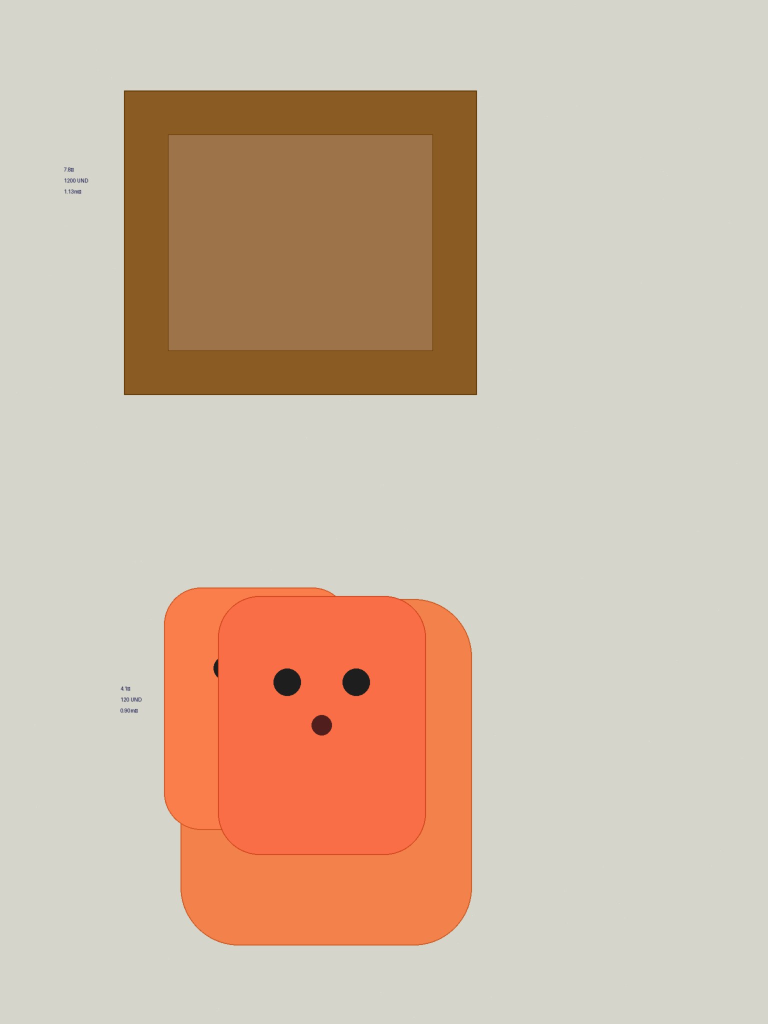
#> input picture dataset/images/train/yiwu_0001.jpg, 1536 x 2048 px (shown at 1/2 size)
$ python -i smart_crop.py   (imports and definitions only)
#> lines starting #> are read from the running program, lines starting #| are printed output that depends on the picture; after the words box and inside, x2 and y2 are one past the last pixel; in counts of white or black regions, pixels touching at a corner belong together
"""
EMFOX OMS v3.0 - Smart Crop Module (AI-Enhanced with Local Vision)
===================================================================
Enhanced product detection pipeline:
  1. Ollama Vision (moondream) — local AI bounding box detection (0 API cost)
  2. Gemini AI bboxes (if available from upstream)
  3. OpenCV multi-strategy contour detection
  4. Intelligent grid splitting
  5. Full-image thumbnail fallback

Optimized for: 2GB VRAM (MX230) + 32GB RAM
"""

import os
import json
import uuid
import base64
import subprocess
from pathlib import Path
from typing import List, Optional, Tuple

import numpy as np
from PIL import Image as PILImage, ImageFilter, ImageEnhance

from app.config import settings

# Try imports
try:
    import cv2
    HAS_CV2 = True
except ImportError:
    HAS_CV2 = False
    print("[CROP] OpenCV not available")

try:
    import requests as http_requests
    HAS_REQUESTS = True
except ImportError:
    HAS_REQUESTS = False

# [1 line that did not run here, left out]
# [1 line not run here, left out]

THUMB_MAX = (400, 400)

# Ollama config (from settings)
try:
    from app.config import settings as _settings
    OLLAMA_URL = _settings.ollama_url
    OLLAMA_VISION_MODEL = _settings.ollama_vision_model
except Exception:
    OLLAMA_URL = os.getenv("OLLAMA_URL", "http://localhost:11434")
    OLLAMA_VISION_MODEL = os.getenv("OLLAMA_VISION_MODEL", "moondream")


# ============================================================
# OLLAMA VISION - LOCAL AI DETECTION (FREE, NO API COST)
# ============================================================
# [117 lines left out: functions _detect_with_ollama_vision, _parse_bbox_json, not called in this run]


# ============================================================
# OPENCV DETECTION PIPELINE (multi-strategy, unchanged)
# ============================================================
def _detect_contours(img_cv, expected_count: int = 0) -> List[Tuple[int, int, int, int]]:
    """Multi-strategy contour detection for warehouse/showroom photos."""
    gray = cv2.cvtColor(img_cv, cv2.COLOR_BGR2GRAY)
    h, w = gray.shape[:2]
    min_area = int(h * w * 0.02)
    max_area = int(h * w * 0.80)
    min_dim = min(h, w) // 10

    best_bboxes: List[Tuple[int, int, int, int]] = []
    best_score = -1

    def _score(bboxes, target):
        if target <= 0:
            return len(bboxes)
        if len(bboxes) == target:
            return 10000 + len(bboxes)
        return len(bboxes) - abs(len(bboxes) - target) * 2

    # Strategy 1: Canny edge detection
    canny_params = [
        (5, 30, 90, 2), (7, 40, 120, 3), (5, 50, 150, 2),
        (9, 20, 80, 4), (7, 60, 180, 2), (11, 30, 100, 3),
    ]
    for blur_k, canny_lo, canny_hi, dilate_it in canny_params:
        blurred = cv2.GaussianBlur(gray, (blur_k, blur_k), 0)
        edges = cv2.Canny(blurred, canny_lo, canny_hi)
        kernel = np.ones((5, 5), np.uint8)
        dilated = cv2.dilate(edges, kernel, iterations=dilate_it)
        closed = cv2.morphologyEx(dilated, cv2.MORPH_CLOSE, kernel, iterations=2)
        contours, _ = cv2.findContours(closed, cv2.RETR_EXTERNAL, cv2.CHAIN_APPROX_SIMPLE)
        bboxes = _filter_bboxes(contours, min_area, max_area, min_dim, w, h)
        bboxes = _nms_bboxes(bboxes, 0.35)
        score = _score(bboxes, expected_count)
        if score > best_score:
            best_score = score
            best_bboxes = bboxes
        if expected_count > 0 and len(bboxes) == expected_count:
            break

    # Strategy 2: Otsu thresholding
    blurred = cv2.GaussianBlur(gray, (7, 7), 0)
    _, thresh = cv2.threshold(blurred, 0, 255, cv2.THRESH_BINARY_INV + cv2.THRESH_OTSU)
    kernel = np.ones((7, 7), np.uint8)
    closed = cv2.morphologyEx(thresh, cv2.MORPH_CLOSE, kernel, iterations=3)
    contours, _ = cv2.findContours(closed, cv2.RETR_EXTERNAL, cv2.CHAIN_APPROX_SIMPLE)
    otsu_bboxes = _filter_bboxes(contours, min_area, max_area, min_dim, w, h)
    otsu_bboxes = _nms_bboxes(otsu_bboxes, 0.35)
    score = _score(otsu_bboxes, expected_count)
    if score > best_score:
        best_score = score
        best_bboxes = otsu_bboxes

    # Strategy 3: Adaptive thresholding
    adaptive = cv2.adaptiveThreshold(
        cv2.GaussianBlur(gray, (11, 11), 0), 255,
        cv2.ADAPTIVE_THRESH_GAUSSIAN_C, cv2.THRESH_BINARY_INV, 21, 5
    )
    kernel = np.ones((9, 9), np.uint8)
    closed = cv2.morphologyEx(adaptive, cv2.MORPH_CLOSE, kernel, iterations=4)
    contours, _ = cv2.findContours(closed, cv2.RETR_EXTERNAL, cv2.CHAIN_APPROX_SIMPLE)
    adapt_bboxes = _filter_bboxes(contours, min_area, max_area, min_dim, w, h)
    adapt_bboxes = _nms_bboxes(adapt_bboxes, 0.35)
    score = _score(adapt_bboxes, expected_count)
    if score > best_score:
        best_score = score
        best_bboxes = adapt_bboxes

    # Strategy 4: Color-based (HSV saturation)
    hsv = cv2.cvtColor(img_cv, cv2.COLOR_BGR2HSV)
    _, sat_thresh = cv2.threshold(hsv[:, :, 1], 50, 255, cv2.THRESH_BINARY)
    kernel = np.ones((9, 9), np.uint8)
    sat_closed = cv2.morphologyEx(sat_thresh, cv2.MORPH_CLOSE, kernel, iterations=4)
    contours, _ = cv2.findContours(sat_closed, cv2.RETR_EXTERNAL, cv2.CHAIN_APPROX_SIMPLE)
    sat_bboxes = _filter_bboxes(contours, min_area, max_area, min_dim, w, h)
    sat_bboxes = _nms_bboxes(sat_bboxes, 0.35)
    score = _score(sat_bboxes, expected_count)
    if score > best_score:
        best_bboxes = sat_bboxes

    row_height = max(1, h // 4)
    best_bboxes.sort(key=lambda b: (b[1] // row_height, b[0]))
    print(f"[CROP] OpenCV detected {len(best_bboxes)} regions (expected {expected_count})")
    return best_bboxes


def _filter_bboxes(contours, min_area, max_area, min_dim, img_w, img_h):
    bboxes = []
    for cnt in contours:
        area = cv2.contourArea(cnt)
        if area < min_area or area > max_area:
            continue
        x, y, bw, bh = cv2.boundingRect(cnt)
        if bw < min_dim or bh < min_dim:
            continue
        aspect = max(bw, bh) / max(min(bw, bh), 1)
        if aspect > 6:
            continue
        bboxes.append((x, y, bw, bh))
    return bboxes


def _nms_bboxes(bboxes, overlap_thresh=0.35):
    if not bboxes:
        return []
    boxes = np.array(bboxes)
    x1, y1 = boxes[:, 0], boxes[:, 1]
    x2, y2 = x1 + boxes[:, 2], y1 + boxes[:, 3]
    areas = boxes[:, 2] * boxes[:, 3]
    indices = np.argsort(areas)[::-1]
    keep = []
    while len(indices) > 0:
        i = indices[0]
        keep.append(i)
        if len(indices) == 1:
            break
        xx1 = np.maximum(x1[i], x1[indices[1:]])
        yy1 = np.maximum(y1[i], y1[indices[1:]])
        xx2 = np.minimum(x2[i], x2[indices[1:]])
        yy2 = np.minimum(y2[i], y2[indices[1:]])
        inter = np.maximum(0, xx2 - xx1) * np.maximum(0, yy2 - yy1)
        iou = inter / np.minimum(areas[i], areas[indices[1:]])
        remaining = np.where(iou <= overlap_thresh)[0]
        indices = indices[remaining + 1]
    return [bboxes[i] for i in keep]


# ============================================================
# GRID SPLITTING
# ============================================================
# [416 lines left out: functions _grid_split, crop_product_from_bbox, _is_good_bbox, detect_and_crop_products, _save_crop_cv, manual_crop and 2 more, not called in this run]

>>> import cv2
>>> picture = cv2.imread('../../../dataset/images/train/yiwu_0001.jpg')
#> picture is the input picture: shape (2048, 1536, 3); mean B, G, R 165.3, 185.2, 208
>>> result = _detect_contours(picture)
#> the loop in _detect_contours, `for blur_k, canny_lo, canny_hi, dilate_it in canny_params:` made 6 passes
#> (x1 in _nms_bboxes, y1 in _nms_bboxes, x2 in _nms_bboxes, y2 in _nms_bboxes, areas in _nms_bboxes, best_score, best_bboxes) on pass 1: ([323, 243], [1170, 176], [949, 959], [1896, 795], [454476, 443204], 2, [(323, 1170, 626, 726), (243, 176, 716, 619)])
#> pass 1, in _detect_contours, `dilated = cv2.dilate(edges, kernel, iterations=dilate_it)`:
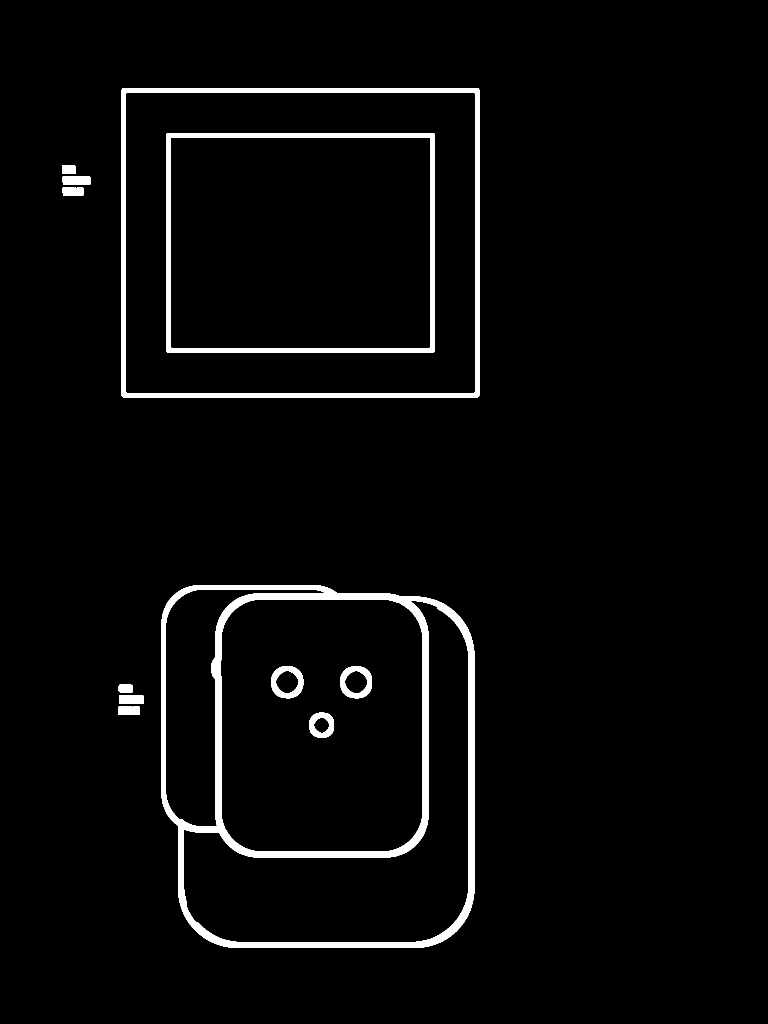
#> dilated: shape (2048, 1536) (shown at 1/2 size); 3.2% white; 12 white regions, largest, box (x1, y1, x2, y2) and area: (323, 1170, 949, 1896) 49609, (243, 176, 959, 795) 23698, (333, 266, 869, 705) 17226
#> after the loop in _detect_contours, `for blur_k, canny_lo, canny_hi, dilate_it in canny_params:`:
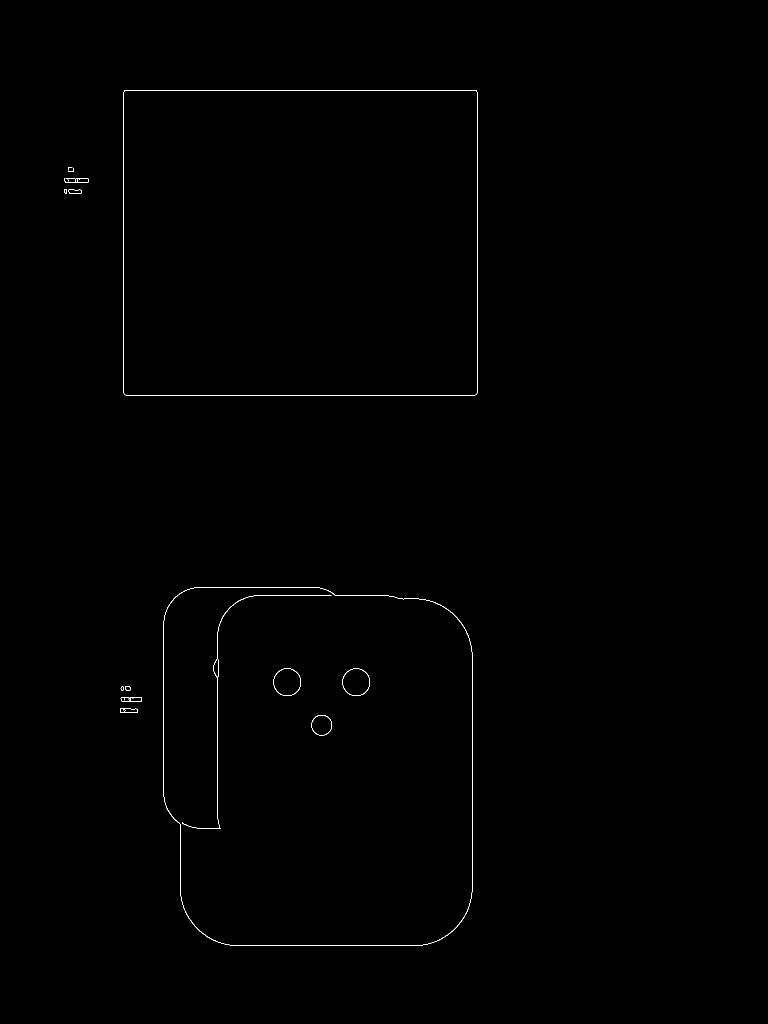
#> edges: shape (2048, 1536) (shown at 1/2 size); 0.23% white in thin lines or dots, all inside (x1, y1, x2, y2) = (128, 180, 955, 1892)
#> after the loop in _detect_contours, `for blur_k, canny_lo, canny_hi, dilate_it in canny_params:`: best_score = 2
#> in _detect_contours, `contours, _ = cv2.findContours(closed, cv2.RETR_EXTERNAL, cv2.CHAIN_AP..`: contours = 4 contours; box (x1, y1, x2, y2) and area: (247, 180, 955, 791) 431262, (328, 1175, 944, 1891) 415530, (130, 335, 176, 388) 1376, (241, 1373, 283, 1426) 1362
#> in _detect_contours, `otsu_bboxes = _filter_bboxes(contours, min_area, max_area, min_dim, w,..`: otsu_bboxes = [(328, 1175, 616, 716), (247, 180, 708, 611)]
#> in _detect_contours, `closed = cv2.morphologyEx(adaptive, cv2.MORPH_CLOSE, kernel, iteration..`:
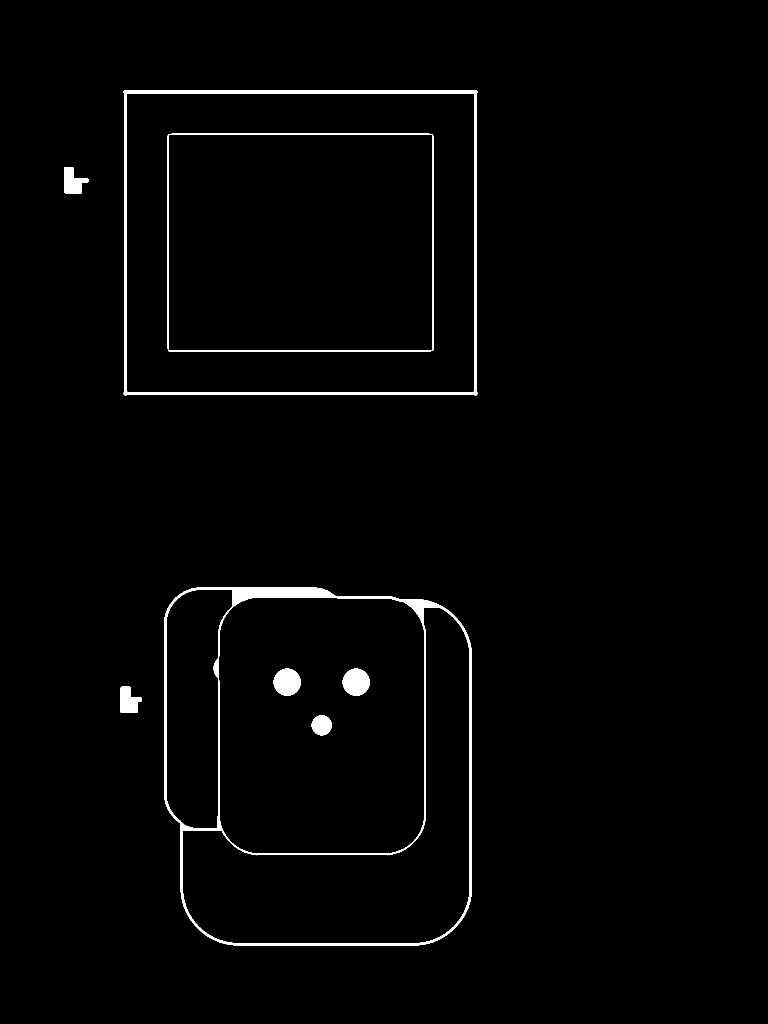
#> closed: shape (2048, 1536) (shown at 1/2 size); 1.6% white; 8 white regions
#> in _detect_contours, `contours, _ = cv2.findContours(closed, cv2.RETR_EXTERNAL, cv2.CHAIN_AP..`: contours = 4 contours; box (x1, y1, x2, y2) and area: (247, 180, 955, 791) 428672, (328, 1175, 944, 1891) 415548, (128, 334, 177, 388) 1571, (240, 1372, 284, 1426) 1524
#> in _detect_contours, `adapt_bboxes = _filter_bboxes(contours, min_area, max_area, min_dim, w..`: adapt_bboxes = [(328, 1175, 616, 716), (247, 180, 708, 611)]
#> in _detect_contours, `sat_closed = cv2.morphologyEx(sat_thresh, cv2.MORPH_CLOSE, kernel, ite..`:
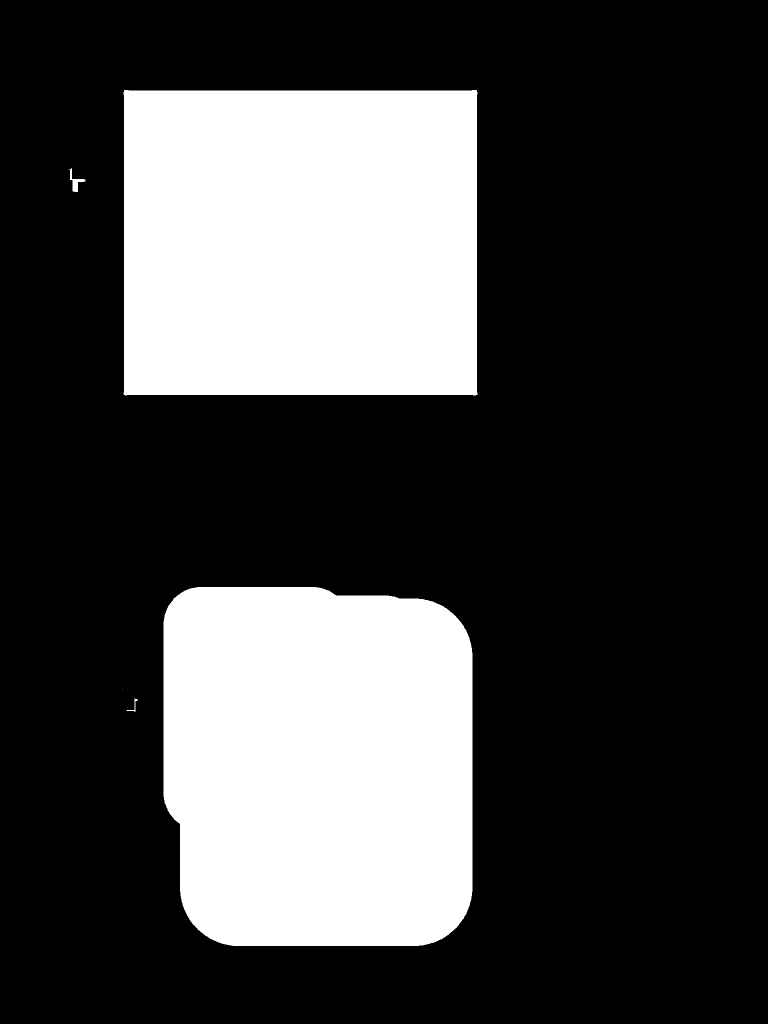
#> sat_closed: shape (2048, 1536) (shown at 1/2 size); 27% white; 5 white regions (1 under 20 px)
#> in _detect_contours, `contours, _ = cv2.findContours(sat_closed, cv2.RETR_EXTERNAL, cv2.CHAI..`: contours = 5 contours, 1 with area under 20; largest, box (x1, y1, x2, y2) and area: (247, 180, 955, 791) 428686, (327, 1174, 945, 1892) 417894, (137, 336, 171, 384) 386, (253, 1396, 275, 1424) 56
#> in _detect_contours, `sat_bboxes = _filter_bboxes(contours, min_area, max_area, min_dim, w, h)`: sat_bboxes = [(327, 1174, 618, 718), (247, 180, 708, 611)]
#| [CROP] OpenCV detected 2 regions (expected 0)
#> result = [(243, 176, 716, 619), (323, 1170, 626, 726)]

$ run again, on dataset/images/val/yiwu_0001.jpg
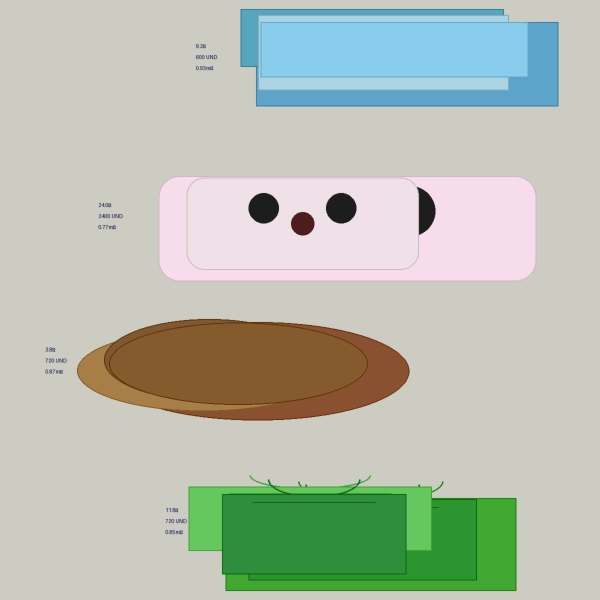
#> input picture dataset/images/val/yiwu_0001.jpg, 1200 x 1200 px (shown at 1/2 size)
#> picture is the input picture: shape (1200, 1200, 3); mean B, G, R 176, 190.6, 182
#> the loop in _detect_contours, `for blur_k, canny_lo, canny_hi, dilate_it in canny_params:` made 6 passes
#> (x1 in _nms_bboxes, y1 in _nms_bboxes, x2 in _nms_bboxes, y2 in _nms_bboxes, areas in _nms_bboxes, score, best_score) on pass 1: ([326, 149, 315, 476], [946, 633, 349, 13], [1038, 824, 1075, 1122], [1187, 846, 565, 218], [171592, 143775, 164160, 132430], 4, 4)
#> after the loop in _detect_contours, `for blur_k, canny_lo, canny_hi, dilate_it in canny_params:`:
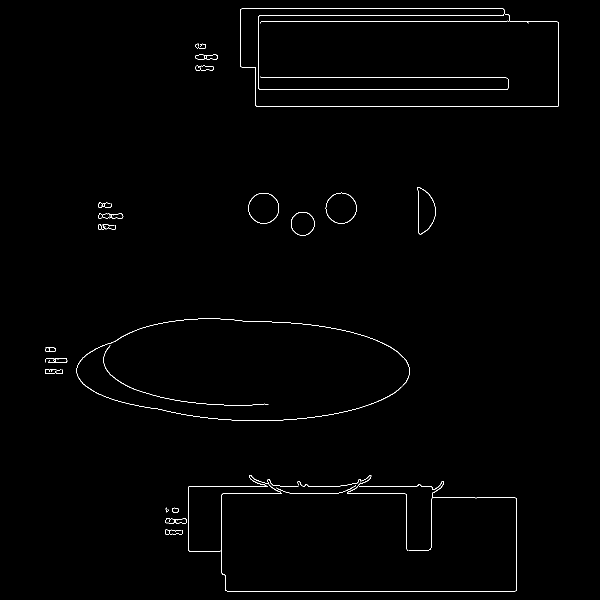
#> edges: shape (1200, 1200) (shown at 1/2 size); 0.74% white in thin lines or dots, all inside (x1, y1, x2, y2) = (90, 17, 1118, 1183)
#> after the loop in _detect_contours, `for blur_k, canny_lo, canny_hi, dilate_it in canny_params:`: best_score = 4
#> thresh: shape (1200, 1200); 18.8% white; 42 white regions (12 under 20 px), largest, box (x1, y1, x2, y2) and area: (377, 959, 1033, 1182) 113985, (154, 637, 820, 842) 105095, (481, 18, 1117, 213) 38897
#> in _detect_contours, `contours, _ = cv2.findContours(closed, cv2.RETR_EXTERNAL, cv2.CHAIN_AP..`: contours = 10 contours; largest, box (x1, y1, x2, y2) and area: (331, 953, 1033, 1182) 129856, (154, 637, 820, 842) 104401, (481, 18, 1117, 213) 37448, (496, 385, 559, 448) 2924, (651, 385, 714, 447) 2920
#> otsu_bboxes = [(331, 953, 702, 229), (154, 637, 666, 205), (481, 18, 636, 195)]
#> adaptive: shape (1200, 1200); 3.9% white; 47 white regions (8 under 20 px), largest, box (x1, y1, x2, y2) and area: (480, 17, 1118, 214) 14153, (443, 950, 1034, 1183) 12455, (154, 638, 819, 841) 12327
#> in _detect_contours, `contours, _ = cv2.findContours(closed, cv2.RETR_EXTERNAL, cv2.CHAIN_AP..`: contours = 7 contours; box (x1, y1, x2, y2) and area: (330, 950, 1034, 1183) 131333, (480, 17, 1118, 214) 118208, (90, 638, 819, 841) 105896, (316, 351, 1075, 564) 62434, (497, 386, 713, 471) 7829, (196, 405, 246, 459) 1708, (391, 87, 435, 141) 1572
#> in _detect_contours, `adapt_bboxes = _filter_bboxes(contours, min_area, max_area, min_dim, w..`: adapt_bboxes = [(330, 950, 704, 233), (90, 638, 729, 203), (316, 351, 759, 213), (480, 17, 638, 197)]
#> in _detect_contours, `adapt_bboxes = _nms_bboxes(adapt_bboxes, 0.35)`: adapt_bboxes = [(330, 950, 704, 233), (316, 351, 759, 213), (90, 638, 729, 203), (480, 17, 638, 197)]
#> in _detect_contours, `score = _score(adapt_bboxes, expected_count)`: score = 4
#> hsv: shape (1200, 1200, 3); mean H, S, V 51.6, 47.4, 198.6
#> sat_thresh: shape (1200, 1200); 24.6% white; 83 white regions (79 under 20 px), largest, box (x1, y1, x2, y2) and area: (376, 950, 1034, 1183) 129180, (480, 18, 1118, 213) 118854, (153, 638, 819, 842) 104809, (582, 424, 629, 471) 1734
#> in _detect_contours, `sat_closed = cv2.morphologyEx(sat_thresh, cv2.MORPH_CLOSE, kernel, ite..`:
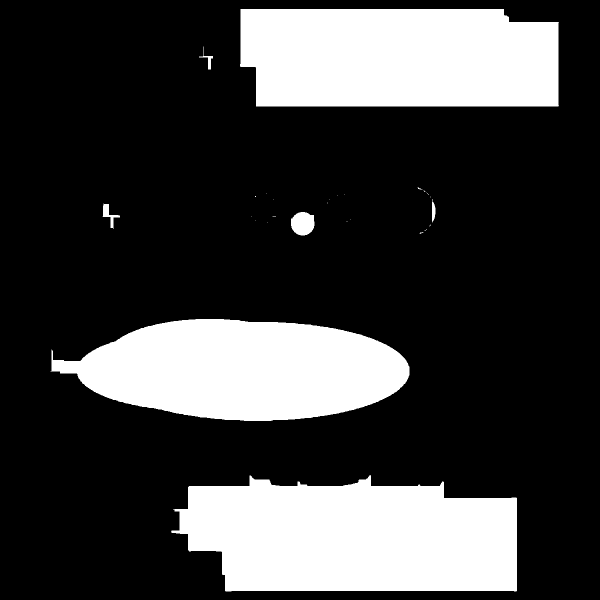
#> sat_closed: shape (1200, 1200) (shown at 1/2 size); 24.9% white; 31 white regions (24 under 20 px)
#> in _detect_contours, `contours, _ = cv2.findContours(sat_closed, cv2.RETR_EXTERNAL, cv2.CHAI..`: contours = 31 contours, 24 with area under 20; largest, box (x1, y1, x2, y2) and area: (342, 950, 1034, 1183) 130398, (480, 18, 1118, 213) 118042, (101, 638, 819, 842) 105384, (582, 424, 629, 471) 1700, (205, 407, 240, 458) 462, (864, 398, 871, 445) 178, (398, 93, 426, 139) 176
#> sat_bboxes = [(342, 950, 692, 233), (101, 638, 718, 204), (480, 18, 638, 195)]
#> in _detect_contours, `score = _score(sat_bboxes, expected_count)`: score = 3
#| [CROP] OpenCV detected 4 regions (expected 0)
#> result = [(476, 13, 646, 205), (315, 349, 760, 216), (149, 633, 675, 213), (326, 946, 712, 241)]
